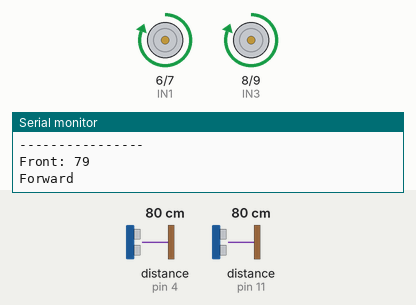
Simulated run of this sketch. Board: Arduino Uno, built with avr-gcc and run on an emulated ATmega328P. On the bench: motor-driver pin pairs drawn as motors (green arrow = first pin HIGH = forward, orange = second pin HIGH = backward, longer = more drive), the last lines printed to the serial monitor. Wiring (inferred from the names in the program): ultrasonic range finder: trigger pin 3; echo pin 4. The inputs (shaded band) are chosen by the test bench; at power-on: distance to the obstacle (sensors on pin 4, pin 11) 80 cm. The echo pulse lasts 58.3 µs per cm.

Above: at 1.2 s.
1.3 s: distance to the obstacle (sensor on pin 4) set to 17 cm
4.3 s: distance to the obstacle (sensor on pin 4) set to 13 cm
At 4.9 s:
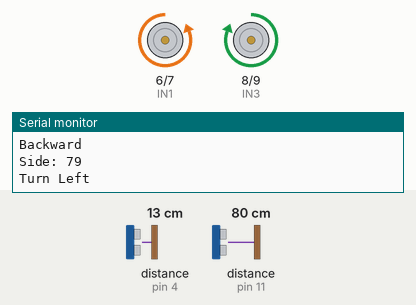
7.3 s: distance to the obstacle (sensor on pin 4) set to 18 cm
10.3 s: distance to the obstacle (sensor on pin 4) set to 2 cm
At 10.51 s:
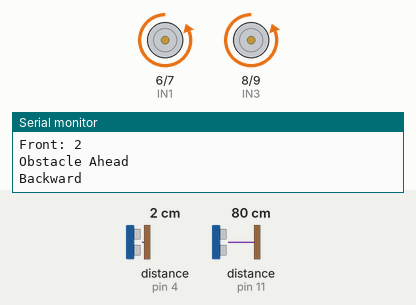
13.3 s: distance to the obstacle (sensor on pin 11) set to 17 cm
16.3 s: distance to the obstacle (sensor on pin 11) set to 14 cm
At 17.2 s:
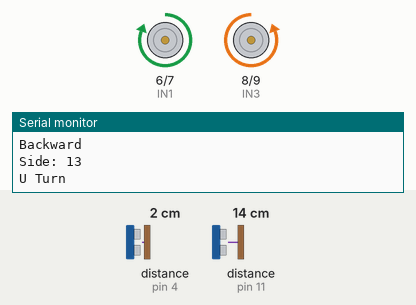
Timing chart, 0 to 20.3 s (numbered marks = the images above; inputs shaded):
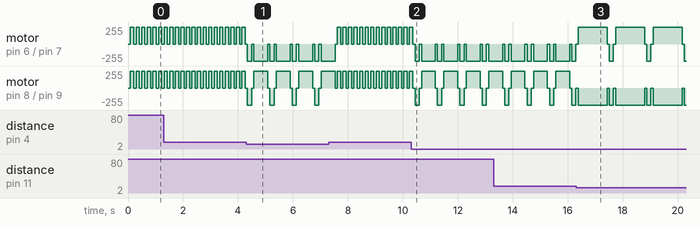

Measured:
- the behaviour switches between 16 and 15 cm on distance to the obstacle (sensor on pin 4) (found by bisection; images 0 and 1)
- the behaviour switches between 16 and 15 cm on distance to the obstacle (sensor on pin 11) (found by bisection; images 2 and 3)
- by itself, motor on pin 6 (IN1) / pin 7 (IN2): repeats every 1.4 s: stopped 0.08 s, backward 255/255 0.15 s, stopped 0.08 s, forward 255/255 1.1 s
- by itself, motor on pin 8 (IN3) / pin 9 (IN4): repeats every 1.4 s: stopped 0.08 s, backward 255/255 0.15 s, stopped 0.08 s, backward 255/255 1.1 s

The sketch:

MAZE_SOLVER.ino
```cpp
#define TRIG_FRONT 3
#define ECHO_FRONT 4

#define TRIG_SIDE 10
#define ECHO_SIDE 11

// Motor pins
#define IN1 6
#define IN2 7
#define IN3 8
#define IN4 9

int safeDistance = 14;

long readDistance(int trigPin, int echoPin)
{
  digitalWrite(trigPin, LOW);
  delayMicroseconds(2);

  digitalWrite(trigPin, HIGH);
  delayMicroseconds(10);
  digitalWrite(trigPin, LOW);

  long duration = pulseIn(echoPin, HIGH, 30000);
  long distance = duration * 0.034 / 2;

  if(distance == 0) distance = 200;

  return distance;
}

void stopMotors()
{
  digitalWrite(IN1, LOW);
  digitalWrite(IN2, LOW);
  digitalWrite(IN3, LOW);
  digitalWrite(IN4, LOW);

  delay(80);   // small brake delay
}

void moveForward()
{
  Serial.println("Forward");

  digitalWrite(IN1, HIGH);
  digitalWrite(IN2, LOW);

  digitalWrite(IN3, HIGH);
  digitalWrite(IN4, LOW);

  delay(120);
  stopMotors();
}

void moveBackward()
{
  Serial.println("Backward");

  digitalWrite(IN1, LOW);
  digitalWrite(IN2, HIGH);

  digitalWrite(IN3, LOW);
  digitalWrite(IN4, HIGH);

  delay(150);
  stopMotors();
}

void turnLeft()
{
  Serial.println("Turn Left");

  digitalWrite(IN1, LOW);
  digitalWrite(IN2, HIGH);

  digitalWrite(IN3, HIGH);
  digitalWrite(IN4, LOW);

  delay(500);
  stopMotors();
}

void turnRight()
{
  Serial.println("Turn Right");

  digitalWrite(IN1, HIGH);
  digitalWrite(IN2, LOW);

  digitalWrite(IN3, LOW);
  digitalWrite(IN4, HIGH);

  delay(500);
  stopMotors();
}

void uTurn()
{
  Serial.println("U Turn");

  digitalWrite(IN1, HIGH);
  digitalWrite(IN2, LOW);

  digitalWrite(IN3, LOW);
  digitalWrite(IN4, HIGH);

  delay(1050);
  stopMotors();
}

void setup()
{
  Serial.begin(9600);

  pinMode(TRIG_FRONT, OUTPUT);
  pinMode(ECHO_FRONT, INPUT);

  pinMode(TRIG_SIDE, OUTPUT);
  pinMode(ECHO_SIDE, INPUT);

  pinMode(IN1, OUTPUT);
  pinMode(IN2, OUTPUT);
  pinMode(IN3, OUTPUT);
  pinMode(IN4, OUTPUT);

  stopMotors();

  Serial.println("Robot Ready");
}

void loop()
{
  long front = readDistance(TRIG_FRONT, ECHO_FRONT);

  Serial.print("Front: ");
  Serial.println(front);

  if(front > safeDistance)
  {
    moveForward();
  }
  else
  {
    Serial.println("Obstacle Ahead");

    moveBackward();   // move back a little

    long side = readDistance(TRIG_SIDE, ECHO_SIDE);

    Serial.print("Side: ");
    Serial.println(side);

    if(side > safeDistance)
    {
      turnLeft();
    }
    else
    {
      uTurn();
    }
  }

  Serial.println("----------------");
}
```
